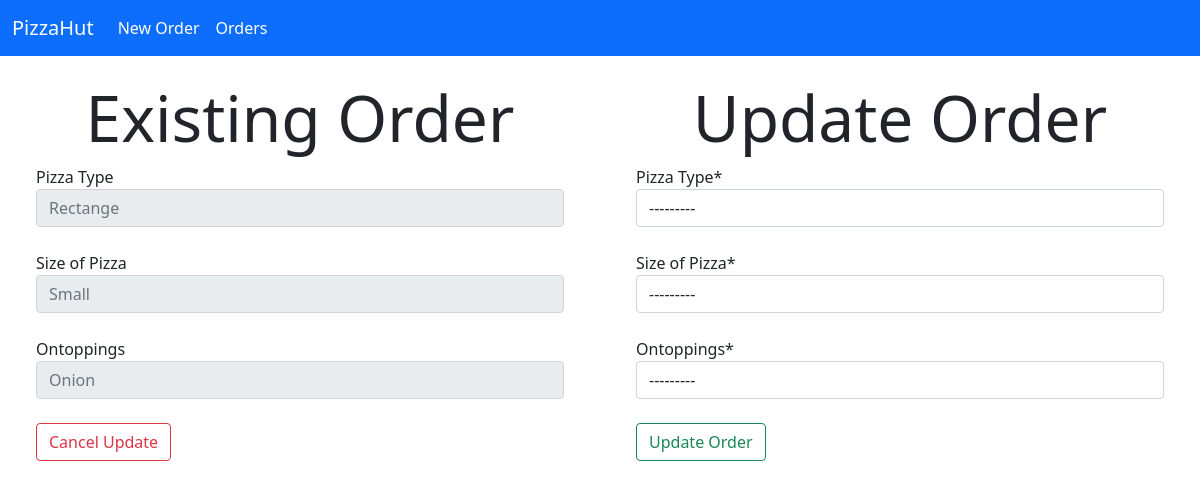
Page /update/4 on the committed database.
### pizzastorings/models.py (models this page shows)
class Pizza(models.Model):
    types = (
        ('Rectange', 'Rectangle'),
        ('Square', 'Square')
    )
    toppings =(
        ('Onion', 'Onion'),
        ('Tomato', 'Tomato'),
        ('Corn', 'Corn'),
        ('Capsicum', 'Capsicum'),
        ('Cheese', 'Cheese'),
        ('Jalapeno', 'Jalapeno')
    )
    sizes = (
        ('Small', 'Small'),
        ('Medium', 'Medium'),
        ('Large', 'Large')
    )
    pizzatype = models.CharField(max_length=10, choices=types, verbose_name="Pizza Type")
    pizzasize = models.CharField(max_length=10, choices=sizes, verbose_name="Size of Pizza")
    ontoppings = MultiSelectField(choices=toppings)

### pizzastorings/views.py (the view)
# urls.py: path('update/<int:id>', update, name="update"),
def update(request, id):
    if request.method == 'POST':
        obj = get_object_or_404(Pizza, id=id)
        form = PizzaForm(request.POST or None, instance= obj)
        if form.is_valid():
            obj = form.save(commit=False)
            obj.save()
            return redirect(successupdate)
        else:
            return HttpResponse("Not stored")
    else:
        form = PizzaForm()
        data = Pizza.objects.filter(id=id)
        return render(request, 'update.html', {'data':data, 'form':form})

### pizzastorings/forms.py
class PizzaForm(ModelForm):
    class Meta:
        model = Pizza
        fields = ['pizzatype', 'pizzasize', 'ontoppings']

### pizzastorings/templates/update.html (shortened to what this page needs)
{% load crispy_forms_tags %}
<html lang="en">
  <head>
    <link
      href="https://cdn.jsdelivr.net/npm/bootstrap@5.0.2/dist/css/bootstrap.min.css"
      rel="stylesheet"
    />
  </head>
  <body>
    <nav class="navbar navbar-expand-lg navbar navbar-dark bg-primary">
      <div class="container-fluid">
        <a class="navbar-brand mb-0 h1" href="#">PizzaHut</a>
        <div class="collapse navbar-collapse" id="navbarNav">
          <ul class="navbar-nav">
            <li class="nav-item">
              <a
                class="nav-link active"
                aria-current="page"
                href="{% url 'index' %}"
                >New Order</a
              >
            </li>
            <li class="nav-item">
              <a
                class="nav-link active"
                aria-current="page"
                href="{% url 'display' %}"
                >Orders</a
              >
            </li>
          </ul>
        </div>
      </div>
    </nav>
    <br />
    <div class="container-fluid">
      <div class="row">
        <div class="col-lg-6">
          <center><h1 class="display-3">Existing Order</h1></center>
          {% csrf_token %} {% for d in data %} {% csrf_token %}
          <section class="section">
            <div class="container">
              <div class="columns">
                <div class="column is-half is-offset-one-quarter">
                  <div class="field">
                    <label for="exampleInputEmail1">Pizza Type</label>
                    <input type="email" class="form-control"  aria-describedby="emailHelp" placeholder="{{ d.pizzatype }}" disabled>
                  </div>
                  <br />
                  <div class="field">
                    <label for="exampleInputEmail1">Size of Pizza</label>
                    <input type="email" class="form-control"  aria-describedby="emailHelp" placeholder="{{ d.pizzasize }}" disabled>
                  </div>
                  <br />
                  <div class="field">
                    <label for="exampleInputEmail1">Ontoppings</label>
                    <input type="email" class="form-control" id="exampleInputEmail1" aria-describedby="emailHelp" placeholder="{{ d.ontoppings }}" disabled>
                  </div>
                </div>
              </div>
              <br>
              <a href="{% url 'cancelupdate' %}"><input type="submit" value="Cancel Update" class="btn btn-outline-danger"/></a>
            </div>
          </section>
          {% endfor %}
        </div>
        <div class="col-lg-6">
          <center><h1 class="display-3">Update Order</h1></center>
          <form method="POST">
            <section class="section">
              <div class="container">
                <div class="columns">
                  <div class="column is-half is-offset-one-quarter">
                    <div class="field">
                      <div class="control">
                        {{ form.pizzatype|as_crispy_field }}
                      </div>
                    </div>
                    <br />
                    <div class="field">
                      <div class="control">
                        {{ form.pizzasize|as_crispy_field }}
                      </div>
                    </div>
                    <br />
                    <div class="field">
                      <div class="control">
                        {{ form.ontoppings|as_crispy_field }}
                      </div>
                    </div>
                  </div>
                </div>
                <br />
                <input type="submit" value="Update Order" class="btn btn-outline-success" />
              </div>
            </section>
          </form>
        </div>
      </div>
    </div>
  </body>
</html>

### rows in the picture
Pizza: pizzatype "Rectange", pizzasize "Small", ontoppings "Onion"
